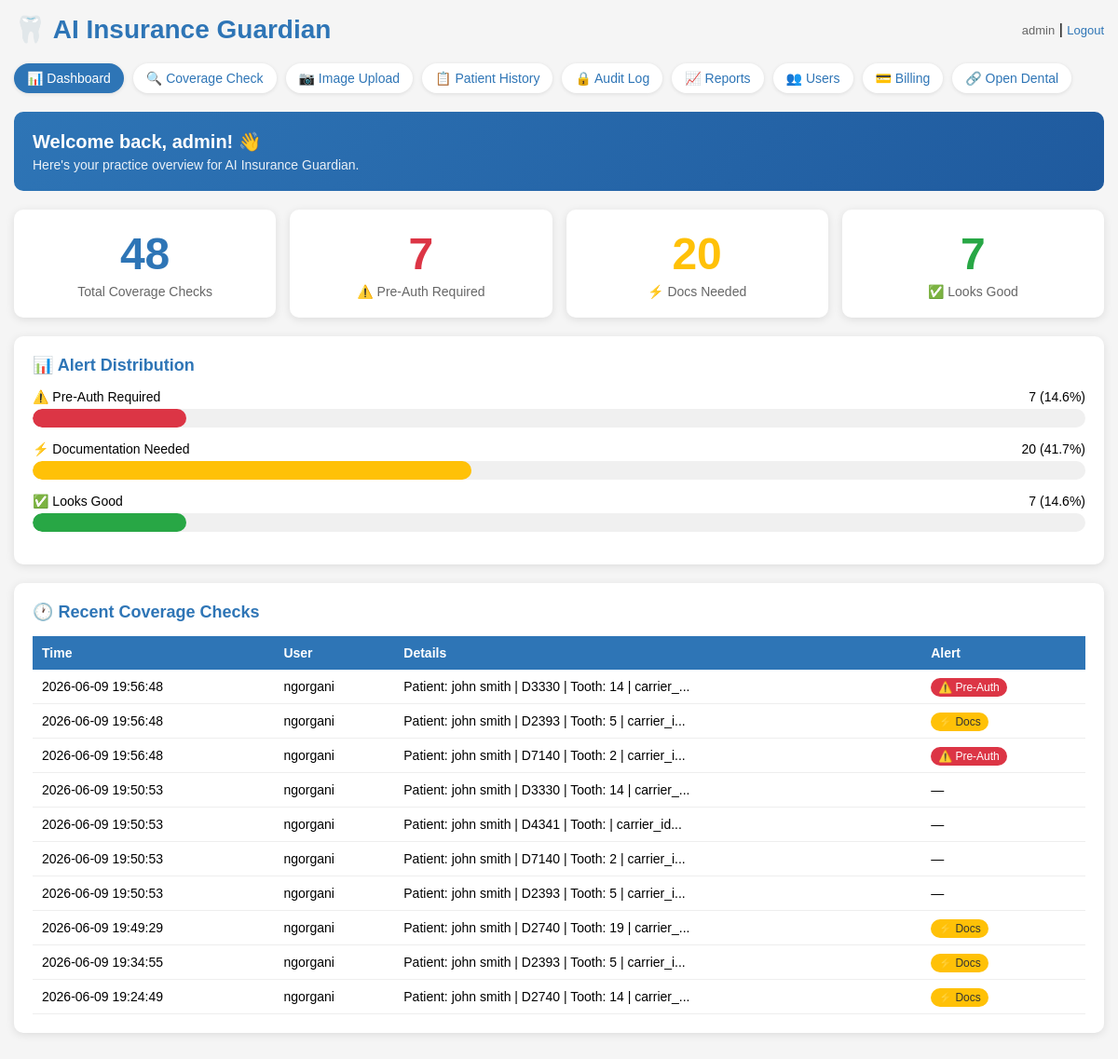
/dashboard (signed in), run on an earlier commit of the app's database.
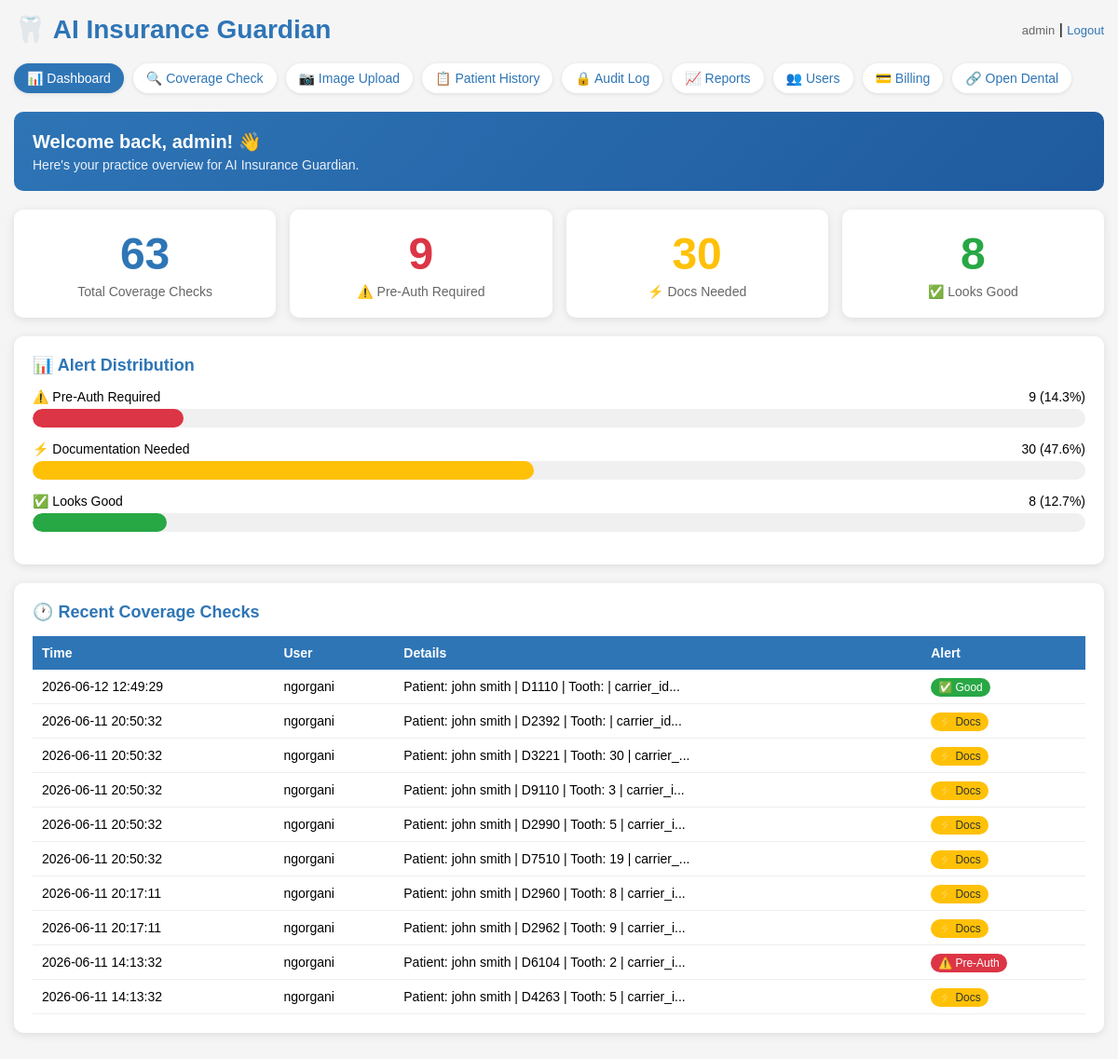
And on a later commit of the database.
### tables this page shows
CREATE TABLE audit_log (id INTEGER PRIMARY KEY, username TEXT, action TEXT, details TEXT, timestamp TEXT);

### app.py (the view)
@app.route("/dashboard")
@login_required
def dashboard():
    conn = get_db()
    cursor = conn.cursor()
    cursor.execute("SELECT COUNT(*) FROM audit_log WHERE action = 'COVERAGE_CHECK'")
    total_checks = cursor.fetchone()[0]
    cursor.execute("SELECT COUNT(*) FROM audit_log WHERE action = 'COVERAGE_CHECK' AND details LIKE '%Alert: red%'")
    total_red = cursor.fetchone()[0]
    cursor.execute("SELECT COUNT(*) FROM audit_log WHERE action = 'COVERAGE_CHECK' AND details LIKE '%Alert: yellow%'")
    total_yellow = cursor.fetchone()[0]
    cursor.execute("SELECT COUNT(*) FROM audit_log WHERE action = 'COVERAGE_CHECK' AND details LIKE '%Alert: green%'")
    total_green = cursor.fetchone()[0]
    cursor.execute("SELECT * FROM audit_log WHERE action = 'COVERAGE_CHECK' ORDER BY timestamp DESC LIMIT 10")
    recent_checks = cursor.fetchall()
    conn.close()
    return render_template("dashboard.html", total_checks=total_checks, total_red=total_red,
        total_yellow=total_yellow, total_green=total_green, recent_checks=recent_checks)

### app.py (called while the page is built)
def get_db():
    conn = sqlite3.connect("insurance_guardian.db")
    conn.row_factory = sqlite3.Row
    return conn

@login_manager.user_loader
def load_user(user_id):
    conn = get_db()
    cursor = conn.cursor()
    cursor.execute("SELECT id, username, role, pod, year_level, full_name FROM users WHERE id = ?", (user_id,))
    row = cursor.fetchone()
    conn.close()
    if row:
        return User(row[0], row[1], row[2], row[3], row[4], row[5])
    return None

### templates/dashboard.html (shortened to what the changed rows need)
<!DOCTYPE html>
<html>
<head>
</head>
<body>
    <div class="header">
        <h1>🦷 AI Insurance Guardian</h1>
    </div>
    <div class="welcome-box">
        <h2>Welcome back, {{ current_user.username }}! 👋</h2>
    </div>
    <div class="stats-grid">
        <div class="stat-card stat-total">
            <div class="stat-number">{{ total_checks }}</div>
            <div class="stat-label">Total Coverage Checks</div>
        </div>
        <div class="stat-card stat-red">
            <div class="stat-number">{{ total_red }}</div>
            <div class="stat-label">⚠️ Pre-Auth Required</div>
        </div>
        <div class="stat-card stat-yellow">
            <div class="stat-number">{{ total_yellow }}</div>
            <div class="stat-label">⚡ Docs Needed</div>
        </div>
        <div class="stat-card stat-green">
            <div class="stat-number">{{ total_green }}</div>
            <div class="stat-label">✅ Looks Good</div>
        </div>
    </div>
    {% if total_checks > 0 %}
    <div class="section-box">
        <h2>📊 Alert Distribution</h2>
        <div class="progress-bar-container">
            <div class="progress-label">
                <span>⚠️ Pre-Auth Required</span>
                <span>{{ total_red }} ({{ ((total_red / total_checks) * 100)|round(1) }}%)</span>
            </div>
            <div class="progress-bar">
                <div class="progress-fill-red" style="width: {{ ((total_red / total_checks) * 100)|round(1) }}%"></div>
            </div>
        </div>
        <div class="progress-bar-container">
            <div class="progress-label">
                <span>⚡ Documentation Needed</span>
                <span>{{ total_yellow }} ({{ ((total_yellow / total_checks) * 100)|round(1) }}%)</span>
            </div>
            <div class="progress-bar">
                <div class="progress-fill-yellow" style="width: {{ ((total_yellow / total_checks) * 100)|round(1) }}%"></div>
            </div>
        </div>
        <div class="progress-bar-container">
            <div class="progress-label">
                <span>✅ Looks Good</span>
                <span>{{ total_green }} ({{ ((total_green / total_checks) * 100)|round(1) }}%)</span>
            </div>
            <div class="progress-bar">
                <div class="progress-fill-green" style="width: {{ ((total_green / total_checks) * 100)|round(1) }}%"></div>
            </div>
        </div>
    </div>
    {% endif %}
    <div class="section-box">
        <h2>🕐 Recent Coverage Checks</h2>
        {% if recent_checks %}
        <table class="recent-table">
            <tr>
                <th>Time</th>
                <th>User</th>
                <th>Details</th>
                <th>Alert</th>
            </tr>
            {% for record in recent_checks %}
            <tr>
                <td>{{ record[4] }}</td>
                <td>{{ record[1] }}</td>
                <td>{{ record[3][:50] }}...</td>
                <td>
                    {% if 'Alert: red' in record[3] %}
                    <span class="badge-red">⚠️ Pre-Auth</span>
                    {% elif 'Alert: yellow' in record[3] %}
                    <span class="badge-yellow">⚡ Docs</span>
                    {% elif 'Alert: green' in record[3] %}
                    <span class="badge-green">✅ Good</span>
                    {% else %}
                    —
                    {% endif %}
                </td>
            </tr>
            {% endfor %}
        </table>
        {% else %}
        <p style="color:#666; text-align:center; padding:20px;">No coverage checks yet. Start by checking a patient's coverage!</p>
        {% endif %}
    </div>
</body>
</html>

What changed in the data, as far as the page shows it:
no longer on this page (row unchanged): audit_log: timestamp "2026-06-09 19:56:48", username "ngorgani", details "Patient: john smith | D3330 | Tooth: 14 | carrier_", shows "⚠️ Pre-Auth"
no longer on this page (row unchanged): audit_log: timestamp "2026-06-09 19:56:48", username "ngorgani", details "Patient: john smith | D2393 | Tooth: 5 | carrier_i", shows "⚡ Docs"
no longer on this page (row unchanged): audit_log: timestamp "2026-06-09 19:56:48", username "ngorgani", details "Patient: john smith | D7140 | Tooth: 2 | carrier_i", shows "⚠️ Pre-Auth"
no longer on this page (row unchanged): audit_log: timestamp "2026-06-09 19:50:53", username "ngorgani", details "Patient: john smith | D3330 | Tooth: 14 | carrier_"
no longer on this page (row unchanged): audit_log: timestamp "2026-06-09 19:50:53", username "ngorgani", details "Patient: john smith | D4341 | Tooth: | carrier_id"
no longer on this page (row unchanged): audit_log: timestamp "2026-06-09 19:50:53", username "ngorgani", details "Patient: john smith | D7140 | Tooth: 2 | carrier_i"
no longer on this page (row unchanged): audit_log: timestamp "2026-06-09 19:50:53", username "ngorgani", details "Patient: john smith | D2393 | Tooth: 5 | carrier_i"
no longer on this page (row unchanged): audit_log: timestamp "2026-06-09 19:49:29", username "ngorgani", details "Patient: john smith | D2740 | Tooth: 19 | carrier_", shows "⚡ Docs"
no longer on this page (row unchanged): audit_log: timestamp "2026-06-09 19:34:55", username "ngorgani", details "Patient: john smith | D2393 | Tooth: 5 | carrier_i", shows "⚡ Docs"
no longer on this page (row unchanged): audit_log: timestamp "2026-06-09 19:24:49", username "ngorgani", details "Patient: john smith | D2740 | Tooth: 14 | carrier_", shows "⚡ Docs"
added audit_log: timestamp "2026-06-12 12:49:29", username "ngorgani", details "Patient: john smith | D1110 | Tooth: | carrier_id", shows "✅ Good"
added audit_log: timestamp "2026-06-11 20:50:32", username "ngorgani", details "Patient: john smith | D2392 | Tooth: | carrier_id", shows "⚡ Docs"
added audit_log: timestamp "2026-06-11 20:50:32", username "ngorgani", details "Patient: john smith | D3221 | Tooth: 30 | carrier_", shows "⚡ Docs"
added audit_log: timestamp "2026-06-11 20:50:32", username "ngorgani", details "Patient: john smith | D9110 | Tooth: 3 | carrier_i", shows "⚡ Docs"
added audit_log: timestamp "2026-06-11 20:50:32", username "ngorgani", details "Patient: john smith | D2990 | Tooth: 5 | carrier_i", shows "⚡ Docs"
added audit_log: timestamp "2026-06-11 20:50:32", username "ngorgani", details "Patient: john smith | D7510 | Tooth: 19 | carrier_", shows "⚡ Docs"
added audit_log: timestamp "2026-06-11 20:17:11", username "ngorgani", details "Patient: john smith | D2960 | Tooth: 8 | carrier_i", shows "⚡ Docs"
added audit_log: timestamp "2026-06-11 20:17:11", username "ngorgani", details "Patient: john smith | D2962 | Tooth: 9 | carrier_i", shows "⚡ Docs"
added audit_log: timestamp "2026-06-11 14:13:32", username "ngorgani", details "Patient: john smith | D6104 | Tooth: 2 | carrier_i", shows "⚠️ Pre-Auth"
added audit_log: timestamp "2026-06-11 14:13:32", username "ngorgani", details "Patient: john smith | D4263 | Tooth: 5 | carrier_i", shows "⚡ Docs"
Also different on the page:
{{ total_checks }}: "48" → "63"
{{ total_red }}: "7" → "9"
{{ total_yellow }}: "20" → "30"
{{ total_green }}: "7" → "8"
{{ ((total_red / total_checks) * 100)|round(1) }}: "14.6" → "14.3"
{{ ((total_red / total_checks) * 100)|round(1) }}: 14.6 → 14.3 (drawn)
{{ ((total_yellow / total_checks) * 100)|round(1) }}: "41.7" → "47.6"
{{ ((total_yellow / total_checks) * 100)|round(1) }}: 41.7 → 47.6 (drawn)
{{ ((total_green / total_checks) * 100)|round(1) }}: "14.6" → "12.7"
{{ ((total_green / total_checks) * 100)|round(1) }}: 14.6 → 12.7 (drawn)
